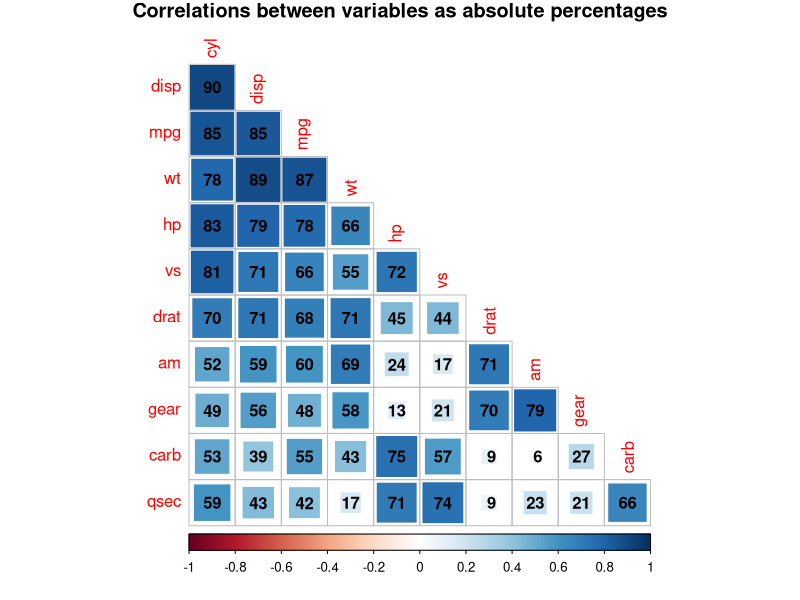
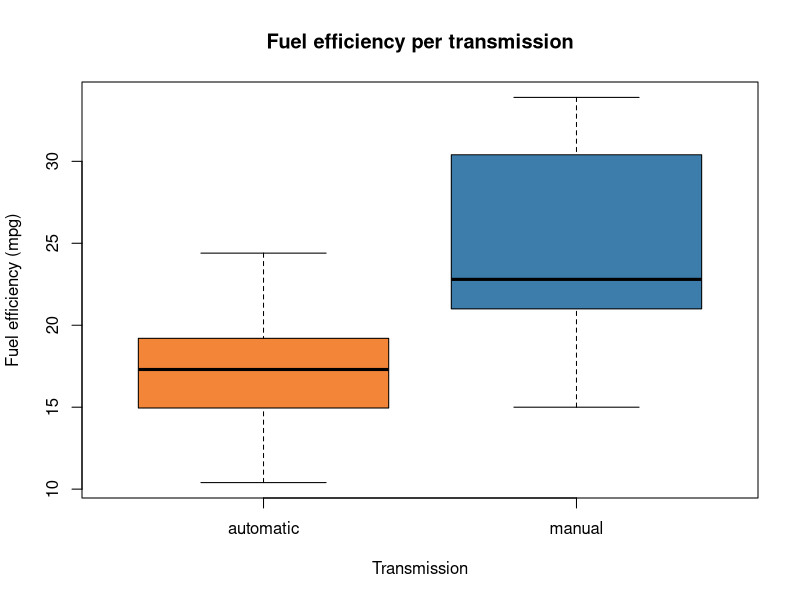
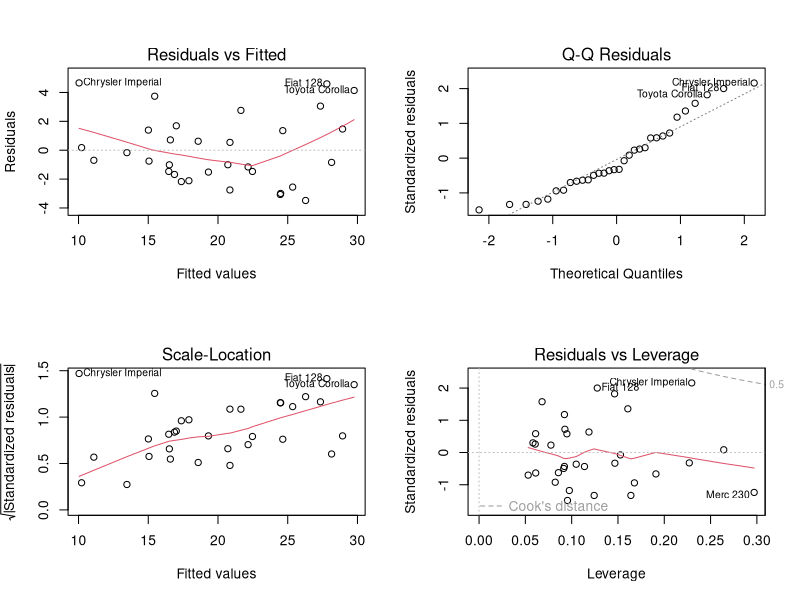

Recreate these plots in R, in order.
## ---- chunk 1
library(dplyr)
abs_cor_mtcars <- abs(cor(mtcars))
df_cor_mtcars <- as.data.frame(abs_cor_mtcars) %>% 
  mutate(variable=rownames(abs_cor_mtcars))
## ---- chunk 2
mpg_auto <-mtcars[mtcars$am==0,c("mpg")] 
mpg_manual <- mtcars[mtcars$am==1,c("mpg")]
## ---- chunk 3
t_test_transmission <- t.test(mpg_auto, mpg_manual)
## ---- chunk 4
mpg_am_model <- lm(mpg~am, mtcars)
sum_mpg_am_model <- summary(mpg_am_model)
## ---- chunk 5
mpg_all_model <- lm(mpg~., mtcars)
best_model <- step(mpg_all_model, trace=0)
sum_best <- summary(best_model)
sum_best
## ---- chunk 6
an_var <- anova(best_model, mpg_am_model)
an_var
## ---- chunk 7
library(corrplot)
corrplot(abs_cor_mtcars, method="square", type="lower", diag=FALSE, order="FPC", 
         addCoef.col=TRUE, addCoefasPercent=TRUE, cl.lim=c(0,1),
         title="Correlations between variables as absolute percentages", mar=c(0,0,1,0))
## ---- chunk 8
boxplot(mpg ~ I(ifelse(am==0, "automatic", "manual")), 
        mtcars,
        xlab="Transmission" ,
        ylab="Fuel efficiency (mpg)",
        col=c("#F28538", "#3C7DAB"),
        main="Fuel efficiency per transmission")
## ---- chunk 9
t_test_transmission
## ---- chunk 10
sum_mpg_am_model
## ---- chunk 11
par(mfrow=c(2,2))
plot(best_model)
